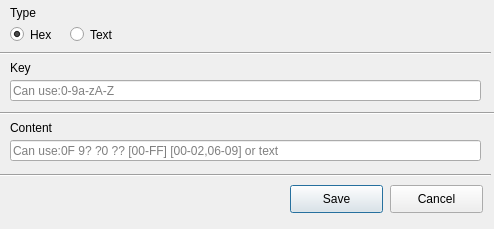
<?xml version="1.0" encoding="UTF-8"?>
<ui version="4.0">
 <class>FireDogFeatureInfo</class>
 <widget class="QDialog" name="FireDogFeatureInfo">
  <property name="geometry">
   <rect>
    <x>0</x>
    <y>0</y>
    <width>494</width>
    <height>229</height>
   </rect>
  </property>
  <property name="minimumSize">
   <size>
    <width>490</width>
    <height>220</height>
   </size>
  </property>
  <property name="windowTitle">
   <string>Dialog</string>
  </property>
  <widget class="QLabel" name="labelKey">
   <property name="geometry">
    <rect>
     <x>10</x>
     <y>60</y>
     <width>72</width>
     <height>15</height>
    </rect>
   </property>
   <property name="text">
    <string>Key</string>
   </property>
  </widget>
  <widget class="QLineEdit" name="lineEditKey">
   <property name="geometry">
    <rect>
     <x>10</x>
     <y>80</y>
     <width>471</width>
     <height>21</height>
    </rect>
   </property>
   <property name="placeholderText">
    <string>Can use:0-9a-zA-Z</string>
   </property>
  </widget>
  <widget class="QLabel" name="labelType">
   <property name="geometry">
    <rect>
     <x>10</x>
     <y>5</y>
     <width>72</width>
     <height>15</height>
    </rect>
   </property>
   <property name="text">
    <string>Type</string>
   </property>
  </widget>
  <widget class="QRadioButton" name="radioButtonHex">
   <property name="geometry">
    <rect>
     <x>10</x>
     <y>25</y>
     <width>51</width>
     <height>19</height>
    </rect>
   </property>
   <property name="text">
    <string>Hex</string>
   </property>
   <property name="checked">
    <bool>true</bool>
   </property>
  </widget>
  <widget class="QRadioButton" name="radioButtonText">
   <property name="geometry">
    <rect>
     <x>70</x>
     <y>25</y>
     <width>51</width>
     <height>19</height>
    </rect>
   </property>
   <property name="text">
    <string>Text</string>
   </property>
  </widget>
  <widget class="QLineEdit" name="lineEditContent">
   <property name="geometry">
    <rect>
     <x>10</x>
     <y>140</y>
     <width>471</width>
     <height>21</height>
    </rect>
   </property>
   <property name="placeholderText">
    <string>Can use:0F 9? ?0 ?? [00-FF] [00-02,06-09] or text</string>
   </property>
  </widget>
  <widget class="QLabel" name="labelContent">
   <property name="geometry">
    <rect>
     <x>10</x>
     <y>120</y>
     <width>72</width>
     <height>15</height>
    </rect>
   </property>
   <property name="text">
    <string>Content</string>
   </property>
  </widget>
  <widget class="Line" name="line">
   <property name="geometry">
    <rect>
     <x>0</x>
     <y>45</y>
     <width>491</width>
     <height>16</height>
    </rect>
   </property>
   <property name="orientation">
    <enum>Qt::Horizontal</enum>
   </property>
  </widget>
  <widget class="Line" name="line_2">
   <property name="geometry">
    <rect>
     <x>0</x>
     <y>105</y>
     <width>501</width>
     <height>16</height>
    </rect>
   </property>
   <property name="orientation">
    <enum>Qt::Horizontal</enum>
   </property>
  </widget>
  <widget class="Line" name="line_3">
   <property name="geometry">
    <rect>
     <x>0</x>
     <y>165</y>
     <width>491</width>
     <height>21</height>
    </rect>
   </property>
   <property name="orientation">
    <enum>Qt::Horizontal</enum>
   </property>
  </widget>
  <widget class="QPushButton" name="pushButtonSave">
   <property name="geometry">
    <rect>
     <x>290</x>
     <y>185</y>
     <width>93</width>
     <height>28</height>
    </rect>
   </property>
   <property name="text">
    <string>Save</string>
   </property>
  </widget>
  <widget class="QPushButton" name="pushButtonCancel">
   <property name="geometry">
    <rect>
     <x>390</x>
     <y>185</y>
     <width>93</width>
     <height>28</height>
    </rect>
   </property>
   <property name="text">
    <string>Cancel</string>
   </property>
  </widget>
 </widget>
 <resources/>
 <connections/>
</ui>
